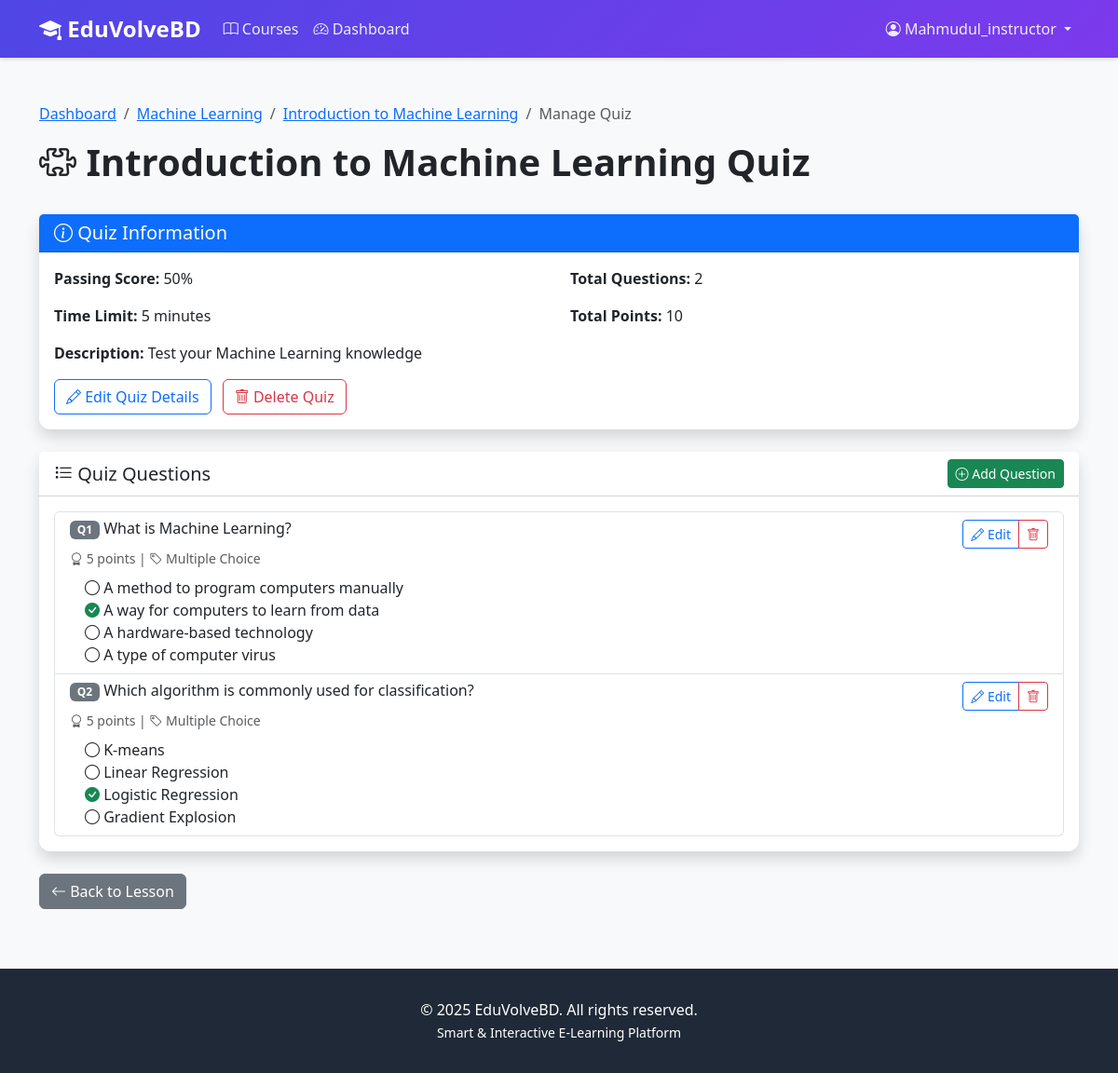
Page /courses/quiz/6/manage/ (signed in) on the committed database.
### accounts/models.py (models this page shows, shortened)
class User(AbstractUser):
    class Role(models.TextChoices):
        ADMIN = 'ADMIN', 'Admin'
        INSTRUCTOR = 'INSTRUCTOR', 'Instructor'
        STUDENT = 'STUDENT', 'Student'
    role = models.CharField(
        max_length=20,
        choices=Role.choices,
        default=Role.STUDENT
    )
    bio = models.TextField(blank=True, null=True)
    profile_picture = models.ImageField(
        upload_to='profiles/',
        blank=True,
        null=True
    )
    phone = models.CharField(max_length=15, blank=True, null=True)
    date_of_birth = models.DateField(blank=True, null=True)
    total_points = models.IntegerField(default=0, validators=[MinValueValidator(0)])
    current_streak = models.IntegerField(default=0, validators=[MinValueValidator(0)])
    longest_streak = models.IntegerField(default=0, validators=[MinValueValidator(0)])
    last_activity_date = models.DateField(blank=True, null=True)
    created_at = models.DateTimeField(auto_now_add=True)
    updated_at = models.DateTimeField(auto_now=True)
    class Meta:
        ordering = ['-date_joined']
    def is_student(self):
        return self.role == self.Role.STUDENT

### courses/models.py (models this page shows, shortened)
class Lesson(models.Model):
    course = models.ForeignKey(Course, on_delete=models.CASCADE, related_name='lessons')
    title = models.CharField(max_length=200)
    description = models.TextField()
    order = models.IntegerField(default=1)
    video_url = models.URLField(help_text="YouTube video URL")
    duration_minutes = models.IntegerField(default=10, validators=[MinValueValidator(1)])
    content = models.TextField(blank=True, help_text="Additional lesson text content")
    attachments = models.FileField(upload_to='lesson_attachments/', blank=True, null=True)
    is_published = models.BooleanField(default=False)
    created_at = models.DateTimeField(auto_now_add=True)
    updated_at = models.DateTimeField(auto_now=True)
    class Meta:
        ordering = ['course', 'order']
        unique_together = ['course', 'order']

class Course(models.Model):
    class Level(models.TextChoices):
        BEGINNER = 'BEGINNER', 'Beginner'
        INTERMEDIATE = 'INTERMEDIATE', 'Intermediate'
        ADVANCED = 'ADVANCED', 'Advanced'
    title = models.CharField(max_length=200)
    description = models.TextField()
    instructor = models.ForeignKey(
        User,
        on_delete=models.CASCADE,
        related_name='courses_taught',
        limit_choices_to={'role': 'INSTRUCTOR'}
    )
    thumbnail = models.ImageField(upload_to='course_thumbnails/', blank=True, null=True)
    level = models.CharField(max_length=20, choices=Level.choices, default=Level.BEGINNER)
    duration_weeks = models.IntegerField(default=4, validators=[MinValueValidator(1)])
    is_published = models.BooleanField(default=False)
    created_at = models.DateTimeField(auto_now_add=True)
    updated_at = models.DateTimeField(auto_now=True)
    class Meta:
        ordering = ['-created_at']

class Quiz(models.Model):
    lesson = models.OneToOneField(Lesson, on_delete=models.CASCADE, related_name='quiz')
    title = models.CharField(max_length=200)
    description = models.TextField(blank=True)
    passing_score = models.IntegerField(
        default=70,
        validators=[MinValueValidator(0), MaxValueValidator(100)]
    )
    time_limit_minutes = models.IntegerField(
        default=30,
        validators=[MinValueValidator(1)],
        help_text="Time limit in minutes"
    )
    created_at = models.DateTimeField(auto_now_add=True)
    updated_at = models.DateTimeField(auto_now=True)
    def get_total_points(self):
        return sum(q.points for q in self.questions.all())

class Question(models.Model):
    class QuestionType(models.TextChoices):
        MULTIPLE_CHOICE = 'MC', 'Multiple Choice'
        TRUE_FALSE = 'TF', 'True/False'
    quiz = models.ForeignKey(Quiz, on_delete=models.CASCADE, related_name='questions')
    question_text = models.TextField()
    question_type = models.CharField(
        max_length=2,
        choices=QuestionType.choices,
        default=QuestionType.MULTIPLE_CHOICE
    )
    points = models.IntegerField(default=1, validators=[MinValueValidator(1)])
    order = models.IntegerField(default=1)
    created_at = models.DateTimeField(auto_now_add=True)
    class Meta:
        ordering = ['quiz', 'order']

class Answer(models.Model):
    question = models.ForeignKey(Question, on_delete=models.CASCADE, related_name='answers')
    answer_text = models.CharField(max_length=500)
    is_correct = models.BooleanField(default=False)
    order = models.IntegerField(default=1)
    class Meta:
        ordering = ['question', 'order']

### courses/views.py (the view)
# urls.py: path('quiz/<int:pk>/manage/', views.quiz_manage, name='quiz_manage'),
@login_required
def quiz_manage(request, pk):
    quiz = get_object_or_404(
        Quiz, pk=pk, lesson__course__instructor=request.user)
    questions = quiz.questions.all().order_by('order')
    context = {
        'quiz': quiz,
        'questions': questions,
        'lesson': quiz.lesson,
    }
    return render(request, 'courses/quiz_manage.html', context)

### templates/courses/quiz_manage.html (shortened to what this page needs)
{% extends 'base.html' %}
{% block content %}
<div class="container my-5">
    <div class="row mb-4">
        <div class="col">
            <nav aria-label="breadcrumb">
                <ol class="breadcrumb">
                    <li class="breadcrumb-item"><a href="{% url 'courses:dashboard' %}">Dashboard</a></li>
                    <li class="breadcrumb-item"><a href="{% url 'courses:course_manage' lesson.course.id %}">{{ lesson.course.title }}</a></li>
                    <li class="breadcrumb-item"><a href="{% url 'courses:lesson_edit' lesson.id %}">{{ lesson.title }}</a></li>
                    <li class="breadcrumb-item active">Manage Quiz</li>
                </ol>
            </nav>
            <h1 class="display-6 fw-bold">
                <i class="bi bi-puzzle"></i> {{ quiz.title }}
            </h1>
        </div>
    </div>
    <div class="card shadow mb-4">
        <div class="card-header bg-primary text-white d-flex justify-content-between align-items-center">
            <h5 class="mb-0"><i class="bi bi-info-circle"></i> Quiz Information</h5>
        </div>
        <div class="card-body">
            <div class="row">
                <div class="col-md-6">
                    <p><strong>Passing Score:</strong> {{ quiz.passing_score }}%</p>
                    <p><strong>Time Limit:</strong> {{ quiz.time_limit_minutes }} minutes</p>
                </div>
                <div class="col-md-6">
                    <p><strong>Total Questions:</strong> {{ questions.count }}</p>
                    <p><strong>Total Points:</strong> {{ quiz.get_total_points }}</p>
                </div>
            </div>
            {% if quiz.description %}
            <p class="mb-0"><strong>Description:</strong> {{ quiz.description }}</p>
            {% endif %}
            <div class="mt-3">
                <a href="{% url 'courses:quiz_edit' quiz.id %}" class="btn btn-outline-primary me-2">
                    <i class="bi bi-pencil"></i> Edit Quiz Details
                </a>
                <a href="{% url 'courses:quiz_delete' quiz.id %}" class="btn btn-outline-danger">
                    <i class="bi bi-trash"></i> Delete Quiz
                </a>
            </div>
        </div>
    </div>
    <div class="card shadow">
        <div class="card-header bg-white d-flex justify-content-between align-items-center">
            <h5 class="mb-0"><i class="bi bi-list-task"></i> Quiz Questions</h5>
            <a href="{% url 'courses:question_create' quiz.id %}" class="btn btn-success btn-sm">
                <i class="bi bi-plus-circle"></i> Add Question
            </a>
        </div>
        <div class="card-body">
            {% if questions %}
            <div class="list-group">
                {% for question in questions %}
                <div class="list-group-item">
                    <div class="d-flex justify-content-between align-items-start">
                        <div class="flex-grow-1">
                            <h6 class="mb-2">
                                <span class="badge bg-secondary">Q{{ question.order }}</span>
                                {{ question.question_text }}
                            </h6>
                            <small class="text-muted">
                                <i class="bi bi-award"></i> {{ question.points }} point{{ question.points|pluralize }}
                                | <i class="bi bi-tag"></i> {{ question.get_question_type_display }}
                            </small>
                            <div class="mt-2">
                                {% for answer in question.answers.all %}
                                <div class="ms-3">
                                    {% if answer.is_correct %}
                                    <i class="bi bi-check-circle-fill text-success"></i>
                                    {% else %}
                                    <i class="bi bi-circle"></i>
                                    {% endif %}
                                    {{ answer.answer_text }}
                                </div>
                                {% endfor %}
                            </div>
                        </div>
                        <div class="ms-3">
                            <div class="btn-group btn-group-sm">
                                <a href="{% url 'courses:question_edit' question.id %}" class="btn btn-outline-primary">
                                    <i class="bi bi-pencil"></i> Edit
                                </a>
                                <a href="{% url 'courses:question_delete' question.id %}" class="btn btn-outline-danger">
                                    <i class="bi bi-trash"></i>
                                </a>
                            </div>
                        </div>
                    </div>
                </div>
                {% endfor %}
            </div>
            {% endif %}
        </div>
    </div>
    <div class="mt-4">
        <a href="{% url 'courses:lesson_edit' lesson.id %}" class="btn btn-secondary">
            <i class="bi bi-arrow-left"></i> Back to Lesson
        </a>
    </div>
</div>
{% endblock %}

### templates/base.html (shortened to what this page needs)
<!DOCTYPE html>
<html lang="en">
<head>
    <link href="https://cdn.jsdelivr.net/npm/bootstrap@5.3.0/dist/css/bootstrap.min.css" rel="stylesheet">
    <link rel="stylesheet" href="https://cdn.jsdelivr.net/npm/bootstrap-icons@1.10.0/font/bootstrap-icons.css">
</head>
<body>
    <nav class="navbar navbar-expand-lg navbar-dark">
        <div class="container">
            <a class="navbar-brand" href="{% url 'home' %}">
                <i class="bi bi-mortarboard-fill"></i> EduVolveBD
            </a>
            <div class="collapse navbar-collapse" id="navbarNav">
                <ul class="navbar-nav me-auto">
                    <li class="nav-item">
                        <a class="nav-link" href="{% url 'courses:course_list' %}">
                            <i class="bi bi-book"></i> Courses
                        </a>
                    </li>
                    {% if user.is_authenticated %}
                        <li class="nav-item">
                            <a class="nav-link" href="{% url 'courses:dashboard' %}">
                                <i class="bi bi-speedometer2"></i> Dashboard
                            </a>
                        </li>
                    {% endif %}
                </ul>
                <ul class="navbar-nav align-items-center">
                    {% if user.is_authenticated %}
                        <li class="nav-item dropdown">
                            <a class="nav-link dropdown-toggle" href="#" id="navbarDropdown" role="button" data-bs-toggle="dropdown">
                                <i class="bi bi-person-circle"></i> {{ user.username }}
                            </a>
                        </li>
                    {% endif %}
                </ul>
            </div>
        </div>
    </nav>
    <main>
        {% block content %}{% endblock %}
    </main>
    <footer class="footer">
        <div class="container text-center">
            <p class="mb-0">&copy; 2025 EduVolveBD. All rights reserved.</p>
            <p class="mb-0">
                <small>Smart & Interactive E-Learning Platform</small>
            </p>
        </div>
    </footer>
</body>
</html>

### templates/base.html (style rules this page uses)
:root { --primary-color: #4f46e5; --secondary-color: #7c3aed; --success-color: #10b981; --danger-color: #ef4444; --warning-color: #f59e0b; }
body { font-family: 'Segoe UI', Tahoma, Geneva, Verdana, sans-serif; background-color: #f8f9fa; }
.navbar { background: linear-gradient(135deg, var(--primary-color), var(--secondary-color)); box-shadow: 0 2px 4px rgba(0,0,0,0.1); position: relative; z-index: 1030; }
.navbar-brand { font-size: 1.5rem; font-weight: bold; color: white !important; }
.nav-link { color: rgba(255,255,255,0.9) !important; transition: color 0.3s; }
.card { border: none; border-radius: 12px; box-shadow: 0 2px 8px rgba(0,0,0,0.1); transition: transform 0.3s, box-shadow 0.3s; }
.footer { background-color: #1f2937; color: white; padding: 2rem 0; margin-top: 4rem; }

### rows in the picture
User: username "Mahmudul_instructor"
Lesson: course "Machine Learning", title "Introduction to Machine Learning"
Quiz: title "Introduction to Machine Learning Quiz", passing_score "50", time_limit_minutes "5", get_total_points "10", description "Test your Machine Learning knowledge"
Question: order "1", question_text "What is Machine Learning?", points "5", question_type "Multiple Choice"
Answer: is_correct False (drawn), answer_text "A method to program computers manually"
Answer: is_correct True (drawn), answer_text "A way for computers to learn from data"
Answer: is_correct False (drawn), answer_text "A hardware-based technology"
Answer: is_correct False (drawn), answer_text "A type of computer virus"
Question: order "2", question_text "Which algorithm is commonly used for classification?", points "5", question_type "Multiple Choice"
Answer: is_correct False (drawn), answer_text "K-means"
Answer: is_correct False (drawn), answer_text "Linear Regression"
Answer: is_correct True (drawn), answer_text "Logistic Regression"
Answer: is_correct False (drawn), answer_text "Gradient Explosion"

### other values in the picture
{{ questions.count }} "2"
